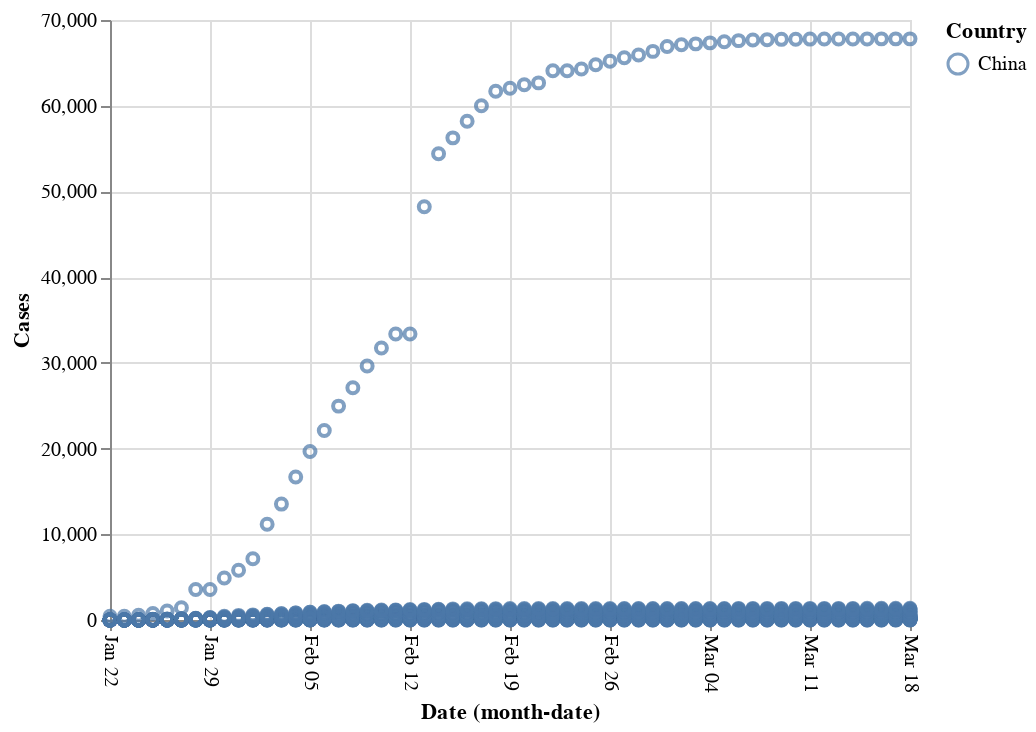

The notebook cell saved with this chart:
### Code cell
alt.Chart(covid19[covid19.Country == 'China']
         ).mark_point().encode(x=alt.X('monthdate(Date)', 
                                                  axis=alt.Axis(labelAngle=90)), 
                                         y='Cases', color='Country')

### Figure 1 — Vega-Lite specification as saved in the notebook (floating-point values rounded to 4 significant figures; data arrays with more than 128 entries replaced by an {"elided": "..."} marker saying what was removed)
{"config": {"view": {"continuousWidth": 400, "continuousHeight": 300}}, "data": {"name": "data-76f28046e07ea910ee3509b4ab7b569a"}, "mark": "point", "encoding": {"color": {"type": "nominal", "field": "Country"}, "x": {"type": "temporal", "axis": {"labelAngle": 90}, "field": "Date", "timeUnit": "monthdate"}, "y": {"type": "quantitative", "field": "Cases"}}, "$schema": "https://vega.github.io/schema/vega-lite/v4.0.2.json", "datasets": {"data-76f28046e07ea910ee3509b4ab7b569a": {"elided": "1881 records"}}}
